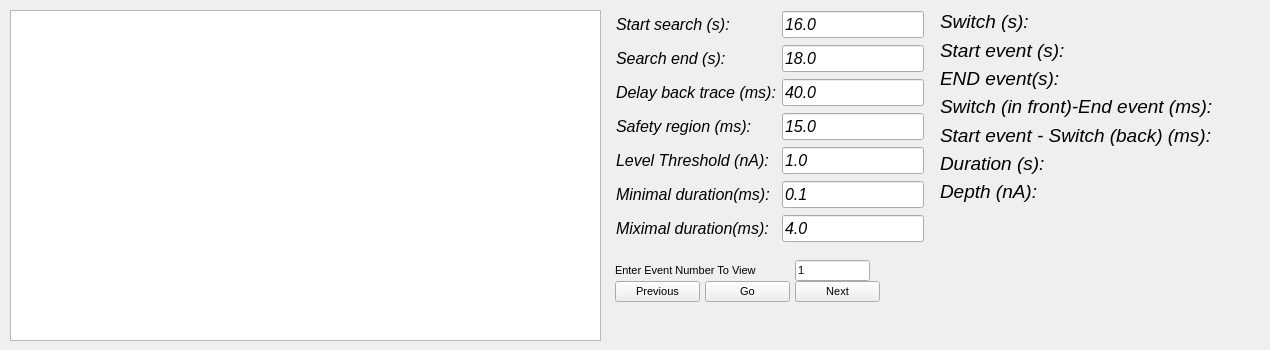
         <widget class="QWidget" name="tab_8">
          <attribute name="title">
           <string>pingpong</string>
          </attribute>
          <widget class="PlotWidget" name="plot_pingpong">
           <property name="geometry">
            <rect>
             <x>10</x>
             <y>10</y>
             <width>591</width>
             <height>331</height>
            </rect>
           </property>
           <property name="sizePolicy">
            <sizepolicy hsizetype="Expanding" vsizetype="Expanding">
             <horstretch>0</horstretch>
             <verstretch>0</verstretch>
            </sizepolicy>
           </property>
           <property name="font">
            <font>
             <family>Arial</family>
             <pointsize>8</pointsize>
             <weight>50</weight>
             <bold>false</bold>
            </font>
           </property>
           <property name="styleSheet">
            <string notr="true">border-color: rgb(0, 0, 0);</string>
           </property>
           <property name="frameShape">
            <enum>QFrame::StyledPanel</enum>
           </property>
          </widget>
          <widget class="QWidget" name="layoutWidget_2">
           <property name="geometry">
            <rect>
             <x>610</x>
             <y>260</y>
             <width>275</width>
             <height>47</height>
            </rect>
           </property>
           <layout class="QGridLayout" name="gridLayout_18">
            <property name="leftMargin">
             <number>5</number>
            </property>
            <property name="rightMargin">
             <number>5</number>
            </property>
            <property name="bottomMargin">
             <number>5</number>
            </property>
            <property name="horizontalSpacing">
             <number>5</number>
            </property>
            <property name="verticalSpacing">
             <number>0</number>
            </property>
            <item row="0" column="2">
             <widget class="QLineEdit" name="pingpong_event_number">
              <property name="enabled">
               <bool>true</bool>
              </property>
              <property name="sizePolicy">
               <sizepolicy hsizetype="Fixed" vsizetype="Expanding">
                <horstretch>0</horstretch>
                <verstretch>0</verstretch>
               </sizepolicy>
              </property>
              <property name="maximumSize">
               <size>
                <width>75</width>
                <height>25</height>
               </size>
              </property>
              <property name="font">
               <font>
                <family>Arial</family>
                <pointsize>8</pointsize>
                <weight>50</weight>
                <bold>false</bold>
               </font>
              </property>
              <property name="text">
               <string>1</string>
              </property>
             </widget>
            </item>
            <item row="1" column="0">
             <widget class="QPushButton" name="previousbutton_pingpong">
              <property name="sizePolicy">
               <sizepolicy hsizetype="Expanding" vsizetype="Expanding">
                <horstretch>0</horstretch>
                <verstretch>0</verstretch>
               </sizepolicy>
              </property>
              <property name="minimumSize">
               <size>
                <width>0</width>
                <height>5</height>
               </size>
              </property>
              <property name="maximumSize">
               <size>
                <width>16777215</width>
                <height>25</height>
               </size>
              </property>
              <property name="font">
               <font>
                <family>Arial</family>
                <pointsize>8</pointsize>
                <weight>50</weight>
                <bold>false</bold>
               </font>
              </property>
              <property name="text">
               <string>Previous</string>
              </property>
             </widget>
            </item>
            <item row="1" column="1">
             <widget class="QPushButton" name="gobutton_pingpong">
              <property name="sizePolicy">
               <sizepolicy hsizetype="Expanding" vsizetype="Expanding">
                <horstretch>0</horstretch>
                <verstretch>0</verstretch>
               </sizepolicy>
              </property>
              <property name="minimumSize">
               <size>
                <width>0</width>
                <height>5</height>
               </size>
              </property>
              <property name="maximumSize">
               <size>
                <width>16777215</width>
                <height>25</height>
               </size>
              </property>
              <property name="font">
               <font>
                <family>Arial</family>
                <pointsize>8</pointsize>
                <weight>50</weight>
                <bold>false</bold>
               </font>
              </property>
              <property name="text">
               <string>Go</string>
              </property>
             </widget>
            </item>
            <item row="1" column="2">
             <widget class="QPushButton" name="nextbutton_pingpong">
              <property name="sizePolicy">
               <sizepolicy hsizetype="Expanding" vsizetype="Expanding">
                <horstretch>0</horstretch>
                <verstretch>0</verstretch>
               </sizepolicy>
              </property>
              <property name="minimumSize">
               <size>
                <width>0</width>
                <height>5</height>
               </size>
              </property>
              <property name="maximumSize">
               <size>
                <width>16777215</width>
                <height>25</height>
               </size>
              </property>
              <property name="font">
               <font>
                <family>Arial</family>
                <pointsize>8</pointsize>
                <weight>50</weight>
                <bold>false</bold>
               </font>
              </property>
              <property name="text">
               <string>Next</string>
              </property>
             </widget>
            </item>
            <item row="0" column="0" colspan="2">
             <widget class="QLabel" name="label_30">
              <property name="enabled">
               <bool>true</bool>
              </property>
              <property name="sizePolicy">
               <sizepolicy hsizetype="Fixed" vsizetype="Expanding">
                <horstretch>0</horstretch>
                <verstretch>0</verstretch>
               </sizepolicy>
              </property>
              <property name="maximumSize">
               <size>
                <width>16777215</width>
                <height>25</height>
               </size>
              </property>
              <property name="font">
               <font>
                <family>Arial</family>
                <pointsize>8</pointsize>
                <weight>50</weight>
                <bold>false</bold>
               </font>
              </property>
              <property name="text">
               <string>Enter Event Number To View</string>
              </property>
             </widget>
            </item>
           </layout>
          </widget>
          <widget class="QWidget" name="layoutWidget_3">
           <property name="geometry">
            <rect>
             <x>940</x>
             <y>10</y>
             <width>321</width>
             <height>192</height>
            </rect>
           </property>
           <layout class="QVBoxLayout" name="verticalLayout">
            <item>
             <widget class="QLabel" name="switchtext">
              <property name="sizePolicy">
               <sizepolicy hsizetype="Fixed" vsizetype="Fixed">
                <horstretch>0</horstretch>
                <verstretch>0</verstretch>
               </sizepolicy>
              </property>
              <property name="font">
               <font>
                <family>Ubuntu</family>
                <pointsize>14</pointsize>
                <weight>50</weight>
                <italic>true</italic>
                <bold>false</bold>
               </font>
              </property>
              <property name="text">
               <string>Switch (s):</string>
              </property>
              <property name="buddy">
               <cstring>switchtext</cstring>
              </property>
             </widget>
            </item>
            <item>
             <widget class="QLabel" name="starteventtext">
              <property name="sizePolicy">
               <sizepolicy hsizetype="Fixed" vsizetype="Fixed">
                <horstretch>0</horstretch>
                <verstretch>0</verstretch>
               </sizepolicy>
              </property>
              <property name="font">
               <font>
                <family>Ubuntu</family>
                <pointsize>14</pointsize>
                <weight>50</weight>
                <italic>true</italic>
                <bold>false</bold>
               </font>
              </property>
              <property name="text">
               <string>Start event (s):</string>
              </property>
             </widget>
            </item>
            <item>
             <widget class="QLabel" name="endeventtext">
              <property name="sizePolicy">
               <sizepolicy hsizetype="Fixed" vsizetype="Fixed">
                <horstretch>0</horstretch>
                <verstretch>0</verstretch>
               </sizepolicy>
              </property>
              <property name="font">
               <font>
                <family>Ubuntu</family>
                <pointsize>14</pointsize>
                <weight>50</weight>
                <italic>true</italic>
                <bold>false</bold>
               </font>
              </property>
              <property name="text">
               <string>END event(s):</string>
              </property>
             </widget>
            </item>
            <item>
             <widget class="QLabel" name="switchend">
              <property name="font">
               <font>
                <pointsize>14</pointsize>
                <italic>true</italic>
               </font>
              </property>
              <property name="text">
               <string>Switch (in front)-End event (ms):</string>
              </property>
             </widget>
            </item>
            <item>
             <widget class="QLabel" name="startswitch">
              <property name="font">
               <font>
                <pointsize>14</pointsize>
                <italic>true</italic>
               </font>
              </property>
              <property name="text">
               <string>Start event - Switch (back) (ms):</string>
              </property>
             </widget>
            </item>
            <item>
             <widget class="QLabel" name="durationtext">
              <property name="font">
               <font>
                <pointsize>14</pointsize>
                <italic>true</italic>
               </font>
              </property>
              <property name="text">
               <string>Duration (s):</string>
              </property>
             </widget>
            </item>
            <item>
             <widget class="QLabel" name="depthtext">
              <property name="font">
               <font>
                <pointsize>14</pointsize>
                <italic>true</italic>
               </font>
              </property>
              <property name="text">
               <string>Depth (nA):</string>
              </property>
             </widget>
            </item>
           </layout>
          </widget>
          <widget class="QWidget" name="layoutWidget_4">
           <property name="geometry">
            <rect>
             <x>610</x>
             <y>10</y>
             <width>321</width>
             <height>234</height>
            </rect>
           </property>
           <layout class="QGridLayout" name="gridLayout_19">
            <property name="horizontalSpacing">
             <number>0</number>
            </property>
            <item row="3" column="1">
             <widget class="QLineEdit" name="Safety_region">
              <property name="sizePolicy">
               <sizepolicy hsizetype="Fixed" vsizetype="Fixed">
                <horstretch>0</horstretch>
                <verstretch>0</verstretch>
               </sizepolicy>
              </property>
              <property name="font">
               <font>
                <family>Ubuntu</family>
                <pointsize>12</pointsize>
                <weight>50</weight>
                <italic>true</italic>
                <bold>false</bold>
               </font>
              </property>
              <property name="text">
               <string>15.0</string>
              </property>
             </widget>
            </item>
            <item row="5" column="0">
             <widget class="QLabel" name="label_34">
              <property name="sizePolicy">
               <sizepolicy hsizetype="Fixed" vsizetype="Fixed">
                <horstretch>0</horstretch>
                <verstretch>0</verstretch>
               </sizepolicy>
              </property>
              <property name="font">
               <font>
                <family>Ubuntu</family>
                <pointsize>12</pointsize>
                <weight>50</weight>
                <italic>true</italic>
                <bold>false</bold>
               </font>
              </property>
              <property name="text">
               <string>Minimal duration(ms):</string>
              </property>
             </widget>
            </item>
            <item row="3" column="0">
             <widget class="QLabel" name="label_36">
              <property name="sizePolicy">
               <sizepolicy hsizetype="Fixed" vsizetype="Fixed">
                <horstretch>0</horstretch>
                <verstretch>0</verstretch>
               </sizepolicy>
              </property>
              <property name="font">
               <font>
                <family>Ubuntu</family>
                <pointsize>12</pointsize>
                <weight>50</weight>
                <italic>true</italic>
                <bold>false</bold>
               </font>
              </property>
              <property name="text">
               <string>Safety region (ms):</string>
              </property>
             </widget>
            </item>
            <item row="0" column="0">
             <widget class="QLabel" name="label_31">
              <property name="sizePolicy">
               <sizepolicy hsizetype="Fixed" vsizetype="Fixed">
                <horstretch>0</horstretch>
                <verstretch>0</verstretch>
               </sizepolicy>
              </property>
              <property name="font">
               <font>
                <family>Ubuntu</family>
                <pointsize>12</pointsize>
                <weight>50</weight>
                <italic>true</italic>
                <bold>false</bold>
               </font>
              </property>
              <property name="text">
               <string>Start search (s):</string>
              </property>
             </widget>
            </item>
            <item row="2" column="0">
             <widget class="QLabel" name="label_35">
              <property name="sizePolicy">
               <sizepolicy hsizetype="Fixed" vsizetype="Fixed">
                <horstretch>0</horstretch>
                <verstretch>0</verstretch>
               </sizepolicy>
              </property>
              <property name="font">
               <font>
                <family>Ubuntu</family>
                <pointsize>12</pointsize>
                <weight>50</weight>
                <italic>true</italic>
                <bold>false</bold>
               </font>
              </property>
              <property name="text">
               <string>Delay back trace (ms):</string>
              </property>
             </widget>
            </item>
            <item row="4" column="0">
             <widget class="QLabel" name="label_6">
              <property name="sizePolicy">
               <sizepolicy hsizetype="Fixed" vsizetype="Fixed">
                <horstretch>0</horstretch>
                <verstretch>0</verstretch>
               </sizepolicy>
              </property>
              <property name="font">
               <font>
                <family>Ubuntu</family>
                <pointsize>12</pointsize>
                <weight>50</weight>
                <italic>true</italic>
                <bold>false</bold>
               </font>
              </property>
              <property name="text">
               <string>Level Threshold (nA):</string>
              </property>
             </widget>
            </item>
            <item row="1" column="0">
             <widget class="QLabel" name="label_33">
              <property name="sizePolicy">
               <sizepolicy hsizetype="Fixed" vsizetype="Fixed">
                <horstretch>0</horstretch>
                <verstretch>0</verstretch>
               </sizepolicy>
              </property>
              <property name="font">
               <font>
                <family>Ubuntu</family>
                <pointsize>12</pointsize>
                <weight>50</weight>
                <italic>true</italic>
                <bold>false</bold>
               </font>
              </property>
              <property name="text">
               <string>Search end (s):</string>
              </property>
             </widget>
            </item>
            <item row="0" column="1">
             <widget class="QLineEdit" name="Start_search_value">
              <property name="sizePolicy">
               <sizepolicy hsizetype="Fixed" vsizetype="Fixed">
                <horstretch>0</horstretch>
                <verstretch>0</verstretch>
               </sizepolicy>
              </property>
              <property name="minimumSize">
               <size>
                <width>0</width>
                <height>0</height>
               </size>
              </property>
              <property name="font">
               <font>
                <family>Ubuntu</family>
                <pointsize>12</pointsize>
                <weight>50</weight>
                <italic>true</italic>
                <bold>false</bold>
               </font>
              </property>
              <property name="text">
               <string>16.0</string>
              </property>
             </widget>
            </item>
            <item row="1" column="1">
             <widget class="QLineEdit" name="End_search_value">
              <property name="sizePolicy">
               <sizepolicy hsizetype="Fixed" vsizetype="Fixed">
                <horstretch>0</horstretch>
                <verstretch>0</verstretch>
               </sizepolicy>
              </property>
              <property name="font">
               <font>
                <family>Ubuntu</family>
                <pointsize>12</pointsize>
                <weight>50</weight>
                <italic>true</italic>
                <bold>false</bold>
               </font>
              </property>
              <property name="text">
               <string>18.0</string>
              </property>
             </widget>
            </item>
            <item row="2" column="1">
             <widget class="QLineEdit" name="Delay_back_trace">
              <property name="sizePolicy">
               <sizepolicy hsizetype="Fixed" vsizetype="Fixed">
                <horstretch>0</horstretch>
                <verstretch>0</verstretch>
               </sizepolicy>
              </property>
              <property name="font">
               <font>
                <family>Ubuntu</family>
                <pointsize>12</pointsize>
                <weight>50</weight>
                <italic>true</italic>
                <bold>false</bold>
               </font>
              </property>
              <property name="text">
               <string>40.0</string>
              </property>
             </widget>
            </item>
            <item row="4" column="1">
             <widget class="QLineEdit" name="levelthresholdentry">
              <property name="sizePolicy">
               <sizepolicy hsizetype="Fixed" vsizetype="Fixed">
                <horstretch>0</horstretch>
                <verstretch>0</verstretch>
               </sizepolicy>
              </property>
              <property name="font">
               <font>
                <family>Ubuntu</family>
                <pointsize>12</pointsize>
                <weight>50</weight>
                <italic>true</italic>
                <bold>false</bold>
               </font>
              </property>
              <property name="text">
               <string>1.0</string>
              </property>
             </widget>
            </item>
            <item row="5" column="1">
             <widget class="QLineEdit" name="min_duration">
              <property name="sizePolicy">
               <sizepolicy hsizetype="Fixed" vsizetype="Fixed">
                <horstretch>0</horstretch>
                <verstretch>0</verstretch>
               </sizepolicy>
              </property>
              <property name="font">
               <font>
                <family>Ubuntu</family>
                <pointsize>12</pointsize>
                <weight>50</weight>
                <italic>true</italic>
                <bold>false</bold>
               </font>
              </property>
              <property name="text">
               <string>0.1</string>
              </property>
             </widget>
            </item>
            <item row="6" column="0">
             <widget class="QLabel" name="label_37">
              <property name="sizePolicy">
               <sizepolicy hsizetype="Fixed" vsizetype="Fixed">
                <horstretch>0</horstretch>
                <verstretch>0</verstretch>
               </sizepolicy>
              </property>
              <property name="font">
               <font>
                <family>Ubuntu</family>
                <pointsize>12</pointsize>
                <weight>50</weight>
                <italic>true</italic>
                <bold>false</bold>
               </font>
              </property>
              <property name="text">
               <string>Miximal duration(ms):</string>
              </property>
             </widget>
            </item>
            <item row="6" column="1">
             <widget class="QLineEdit" name="max_duration">
              <property name="sizePolicy">
               <sizepolicy hsizetype="Fixed" vsizetype="Fixed">
                <horstretch>0</horstretch>
                <verstretch>0</verstretch>
               </sizepolicy>
              </property>
              <property name="font">
               <font>
                <family>Ubuntu</family>
                <pointsize>12</pointsize>
                <weight>50</weight>
                <italic>true</italic>
                <bold>false</bold>
               </font>
              </property>
              <property name="text">
               <string>4.0</string>
              </property>
             </widget>
            </item>
           </layout>
          </widget>
         </widget>
